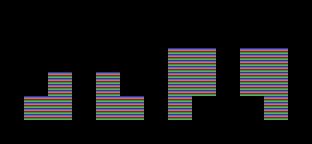

Rendered tile map (Tiled .tmx) drawn with the repository's tilesets; below, a short description and the map source with its tile grids summarised:
An orthogonal 13x6 tile map with 24x24 px tiles, 2 tile layers (Regions, Input_set), 2 hidden layers not drawn, 2 tilesets.

<map version="1.0" orientation="orthogonal" width="13" height="6" tilewidth="24" tileheight="24">
 <tileset firstgid="1" name="sewer_tileset" tilewidth="24" tileheight="24">
  <image source="../sewer_tileset.png" trans="ff00ff" width="192" height="217" />
 </tileset>
 <tileset firstgid="73" name="rules_sewers" tilewidth="24" tileheight="24">
  <image source="rules_sewers.png" width="72" height="48" />
 </tileset>
 <layer name="Regions" width="13" height="6">
  <data>[78 cells, 24 non-empty, 1 distinct tile ids]</data>
 </layer>
 <layer name="Input_set" width="13" height="6">
  <data>[78 cells, 8 non-empty, 1 distinct tile ids]</data>
 </layer>
 <layer name="Output_Ground" width="13" height="6" visible="0">
  <data>[78 cells, 6 non-empty, 6 distinct tile ids]</data>
 </layer>
 <layer name="Output_Over" width="13" height="6" visible="0">
  <data>[78 cells, 4 non-empty, 4 distinct tile ids]</data>
 </layer>
</map>
